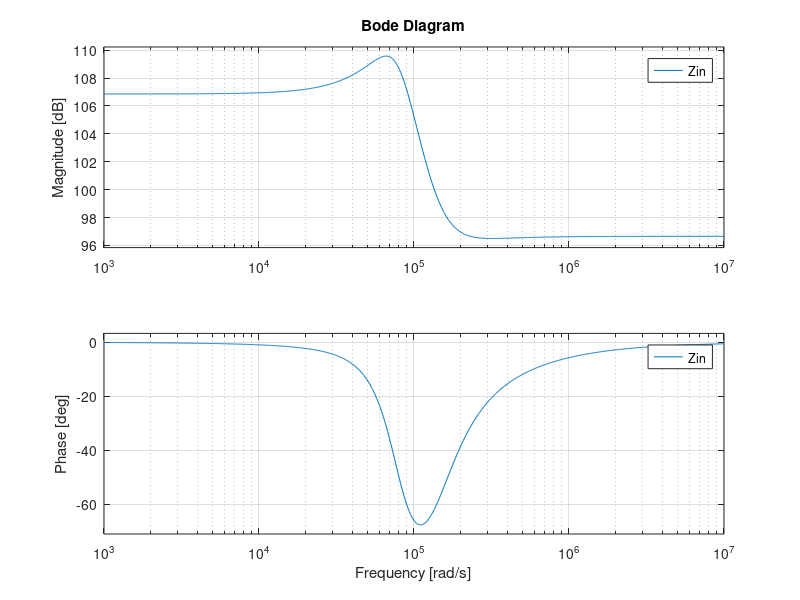

MATLAB code for this plot:
% Formulas para graficos Legendre %
clc;
s = tf('s');

R1 = 47e3;
RA = 1.2e3;
RB = 1.08e3;
K = 1+(RB/RA);
C = 150e-12;
R2 = 47e3;
a = 47/68;

% s = sym('s');
% R1 = sym('R1');
% R2 = sym('R2');
% RA = sym('RA');
% RB = sym('RB');
% C = sym('C');
% K = sym('K');
% a = sym('a');

H1 = (a*K/(R1*R2*(C^2))) / ((s)^2 + s*(((1/R1)+((2-K)/R2))/(C)) + (1/(R1*R2*(C^2))));

R1 = 1.54e3;
RA = 1e3;
RB = 1.56e3;
K = 1+(RB/RA);
C = 3.3e-9;
R2 = 1.54e3;
a = 1.54/4.7;

H2 = (a*K/(R1*R2*(C^2))) / ((s)^2 + s*(((1/R1)+((2-K)/R2))/(C)) + (1/(R1*R2*(C^2))));

Cf = 10e-9;
Rf = 1e3;
Rr = 1.12e3;

H3 = Rf/(Rr*(s*Cf*Rf+1));

% Esta es la transferencia %
H = H1*H2*H3;
%%% 

R1 = 47e3;
RA = 1.2e3;
RB = 1.08e3;
K = 1+(RB/RA);
C = 150e-12;
R2 = 47e3;
a = 47/68;

% Esta es la Zin % 
Zin = R1/(a*(1-(H1*RA*(s*C*R2+1)/(RA+RB))));
bode(Zin)
%%%